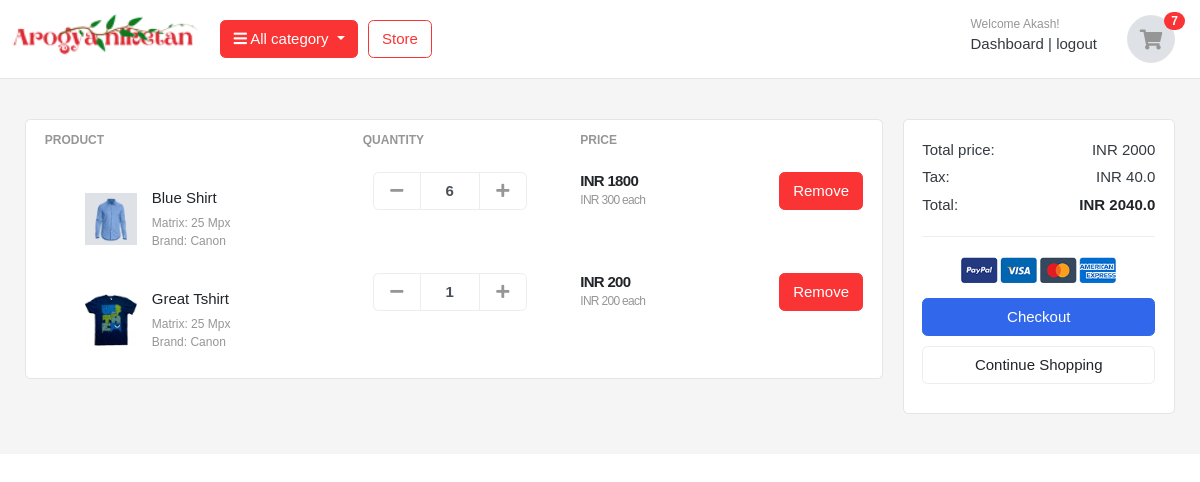
Before: /cart/ (signed in) with the older database file.
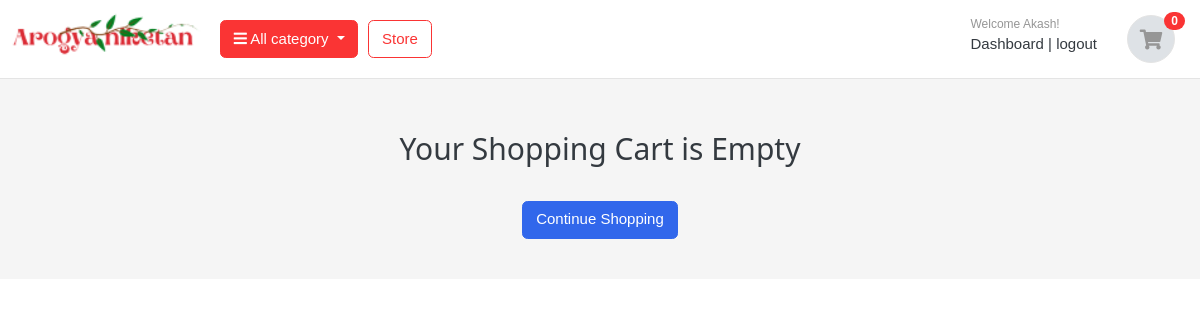
After: the same page with the newer database file.
### carts/models.py (models this page shows)
class CartItem(models.Model):
    user       = models.ForeignKey(Account, on_delete=models.CASCADE, null=True)
    product    = models.ForeignKey(Product, on_delete=models.CASCADE)
    cart       = models.ForeignKey(Cart, on_delete=models.CASCADE, null=True)
    quantity   = models.IntegerField()
    is_active  = models.BooleanField(default=True)
    def sub_total(self):
        return self.product.price * self.quantity

### store/models.py (models this page shows, shortened)
class Product(models.Model):
    product_name     =  models.CharField(max_length=200,unique=True)
    slug             =  models.SlugField(max_length=200,unique=True)
    description      =  models.TextField(max_length=500,blank=True)
    price            =  models.IntegerField()
    images           =  models.ImageField(upload_to='photos/products')
    stock            =  models.IntegerField()
    is_available     =  models.BooleanField(default=True)
    category         =  models.ForeignKey(Category,on_delete=models.CASCADE)
    created_date     =  models.DateTimeField(auto_now_add=True)
    modified_date    =  models.DateTimeField(auto_now=True)
    is_new_arrival     =  models.BooleanField(default=False)
    is_recomended     =  models.BooleanField(default=False)
    def get_url(self):
        return reverse('product_detail', args=[self.category.slug, self.slug])

### carts/views.py (the view)
# urls.py: path("", views.cart, name="cart"),
def cart(request, total=0, quantity=0, cart_items=None):
    try:
        tax = 0
        grand_total = 0
        if request.user.is_authenticated:
            cart_items = CartItem.objects.filter(user=request.user, is_active=True)
        else:
            cart = Cart.objects.get(cart_id=__cart_id(request))
            cart_items = CartItem.objects.filter(cart=cart, is_active=True)
        for cart_item in cart_items:
            total += (cart_item.product.price * cart_item.quantity)
            quantity += cart_item.quantity
        tax = (2 * total)/100
        grand_total = total + tax
    except ObjectDoesNotExist:
        pass  # Just Ignore
    context = {
        "total": total,
        "quantity": quantity,
        "cart_items": cart_items,
        "tax": tax,
        "grand_total": grand_total,
    }
    return render(request, "store/cart.html", context)

### carts/context_processors.py (called while the page is built)
def counter(request):
    cart_count = 0
    if 'admin' in request.path:
        return {}
    else:
        try:
            cart = Cart.objects.filter(cart_id=__cart_id(request))
            if request.user.is_authenticated:
                cart_items = CartItem.objects.all().filter(user=request.user)
            else:
                cart_items = CartItem.objects.all().filter(cart=cart[:1])
            for cart_item in cart_items:
                cart_count += cart_item.quantity
        except Cart.DoesNotExist:
            cart_count = 0
    return dict(cart_count=cart_count)

### carts/views.py (called while the page is built)
def __cart_id(request):
    cart = request.session.session_key
    if not cart:
        cart = request.session.create()
    return cart

### category/context_processors.py (called while the page is built)
def menu_links(request):
    links = Category.objects.all()
    return dict(links=links)

### category/models.py (called while the page is built)
    def get_url(self):
        return reverse('products_by_category', args=[self.slug])

### templates/store/cart.html (shortened to what this page needs)
{% extends 'base.html' %}
{% load static %}
{% block content %}
<section class="section-content padding-y bg desktop-view">
    <div class="container">
    {% if not cart_items %}
        <h2 class="text-center">Your Shopping Cart is Empty</h2>
        <br>
        <div class="text-center">
            <a href="{% url 'store' %}" class="btn btn-primary">Continue Shopping</a>
        </div>
    {% else %}
    <div class="row">
        <aside class="col-lg-9">
    <div class="card">
    <table class="table table-borderless table-shopping-cart">
    <thead class="text-muted">
    <tr class="small text-uppercase">
      <th scope="col">Product</th>
      <th scope="col" width="120">Quantity</th>
      <th scope="col" width="120">Price</th>
      <th scope="col" class="text-right" width="200"> </th>
    </tr>
    </thead>
    <tbody>
    {% for cart_item in cart_items %}
    <tr>
        <td>
            <figure class="itemside align-items-center">
                <div class="aside"><img src="{{ cart_item.product.images.url }}" class="img-sm"></div>
                <figcaption class="info">
                    <a href="{{ cart_item.product.get_url }}" class="title text-dark">{{ cart_item.product.product_name }}</a>
                    <p class="text-muted small">Matrix: 25 Mpx <br> Brand: Canon</p>
                </figcaption>
            </figure>
        </td>
        <td>
                        <div class="col">
                            <div class="input-group input-spinner">
                                <div class="input-group-prepend">
                                <a href="{%url 'remove_cart' cart_item.product.id%}" class="btn btn-light" type="button" id="button-plus"> <i class="fa fa-minus"></i></a>
                                </div>
                                <input type="text" class="form-control"  value="{{ cart_item.quantity }}">
                                <div class="input-group-append">
                                <a href="{%url 'add_cart' cart_item.product.id%}" class="btn btn-light" type="button" id="button-minus"> <i class="fa fa-plus"></i> </a>
                                </div>
                            </div>
                        </div>
        </td>
        <td>
            <div class="price-wrap">
                <var class="price">INR {{ cart_item.sub_total }}</var>
                <small class="text-muted"> INR {{ cart_item.product.price }} each </small>
            </div>
        </td>
        <td class="text-right">
        <a href="{%url 'remove_cart_item' cart_item.product.id%}" class="btn btn-danger"> Remove</a>
        </td>
    </tr>
    {% endfor %}
    </tbody>
    </table>
    </div>
        </aside>
        <aside class="col-lg-3">
            <div class="card">
            <div class="card-body">
                <dl class="dlist-align">
                  <dt>Total price:</dt>
                  <dd class="text-right">INR {{total}}</dd>
                </dl>
                <dl class="dlist-align">
                  <dt>Tax:</dt>
                  <dd class="text-right">INR {{tax}}</dd>
                </dl>
                <dl class="dlist-align">
                  <dt>Total:</dt>
                  <dd class="text-right text-dark b"><strong>INR {{grand_total}}</strong></dd>
                </dl>
                <hr>
                <p class="text-center mb-3">
                    <img src="{% static './images/misc/payments.png'%}" height="26">
                </p>
                <a href="{% url 'checkout' %}" class="btn btn-primary btn-block"> Checkout </a>
                <a href="{% url 'store' %}" class="btn btn-light btn-block">Continue Shopping</a>
            </div>
            </div>
    </aside>
    </div>
    {% endif %}
    </div>
    </section>
{% endblock %}

### templates/includes/navbar.html (shortened to what this page needs)
{% load static %}
<section class="header-main border-bottom desktop-view">
	<div class="container">
<div class="row align-items-center">
	<div class="col-lg-2 col-md-3 col-6">
		<a href="{% url 'home' %}" class="brand-wrap">
			<img class="logo" src="{%static 'images/logo.png'%}" style="transform: scale(1.5);">
		</a>
	</div>
	<div class="col-lg col-sm col-md col-6 flex-grow-0">
		<div class="category-wrap dropdown d-inline-block float-right">
			<button type="button" class="btn btn-danger dropdown-toggle" data-toggle="dropdown">
				<i class="fa fa-bars"></i> All category
			</button>
		</div>
	</div>
	<a href="{% url 'store' %}" class="btn btn-outline-danger">Store</a>
	<div class="col-lg-3 col-sm-6 col-8 order-2 order-lg-3">
				<div class="d-flex justify-content-end mb-3 mb-lg-0">
					{% if user.id is not None %}
					<div class="widget-header">
						<small class="title text-muted">Welcome {{user.first_name}}!</small>
						<div>
							<a href="{% url 'dashboard' %}">Dashboard</a> <span class="dark-transp"> | </span>
							<a href="{% url 'logout' %}"> logout</a>
						</div>
					</div>
					{% endif %}
					<a href="{% url 'cart' %}" class="widget-header pl-3 ml-3">
						<div class="icon icon-sm rounded-circle border"><i class="fa fa-shopping-cart"></i></div>
						<span class="badge badge-pill badge-danger notify">{{ cart_count }}</span>
					</a>
				</div>
			</div>
</div>
	</div>
</section>

Changed rows visible on the page:
removed CartItem: product.images (picture), product.product_name "Blue Shirt", quantity "6", sub_total "1800", product.price "300"
removed CartItem: product.images (picture), product.product_name "Great Tshirt", quantity "1", sub_total "200", product.price "200"
Other visible differences:
{{ cart_count }}: "7" → "0"
{{ total }}: "2000" → (not shown)
{{ tax }}: "40.0" → (not shown)
{{ grand_total }}: "2040.0" → (not shown)
text no longer shown: "PRODUCT QUANTITY PRICE Total price: INR Tax: INR Total: INR Checkout"
text now shown: "Your Shopping Cart is Empty"
